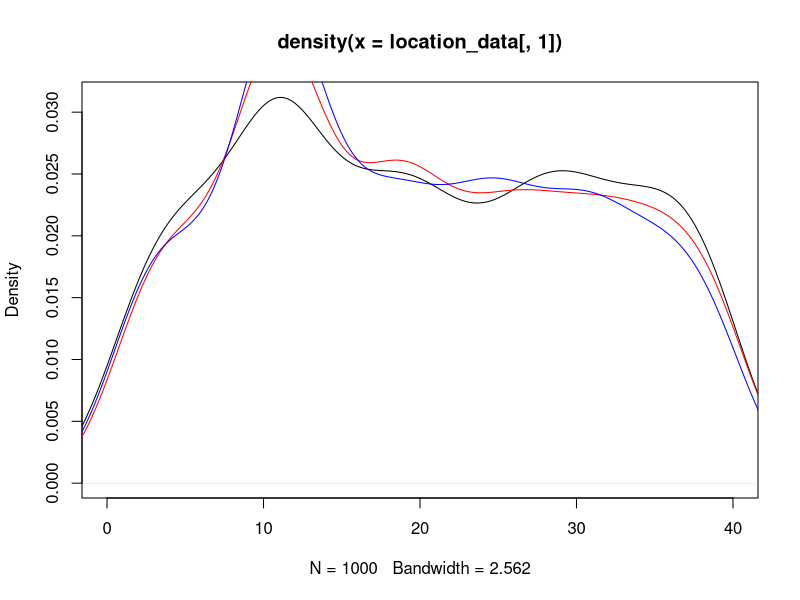
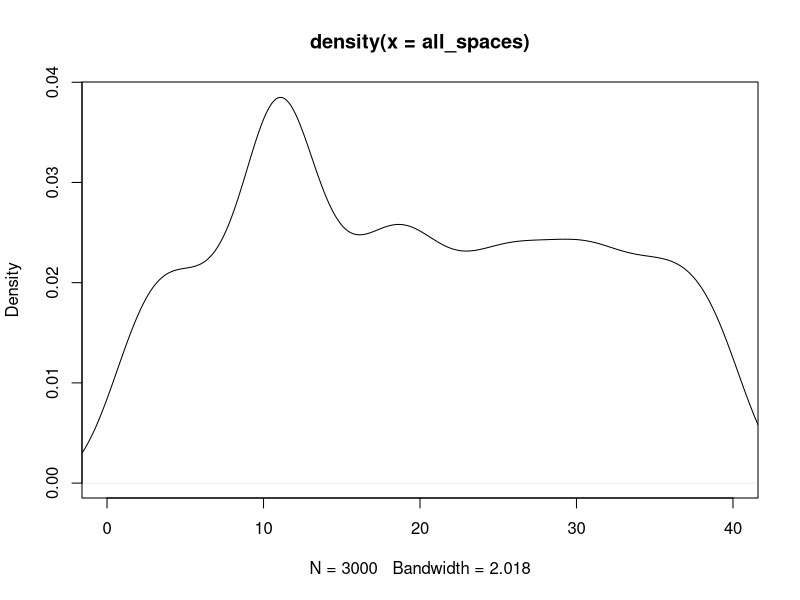
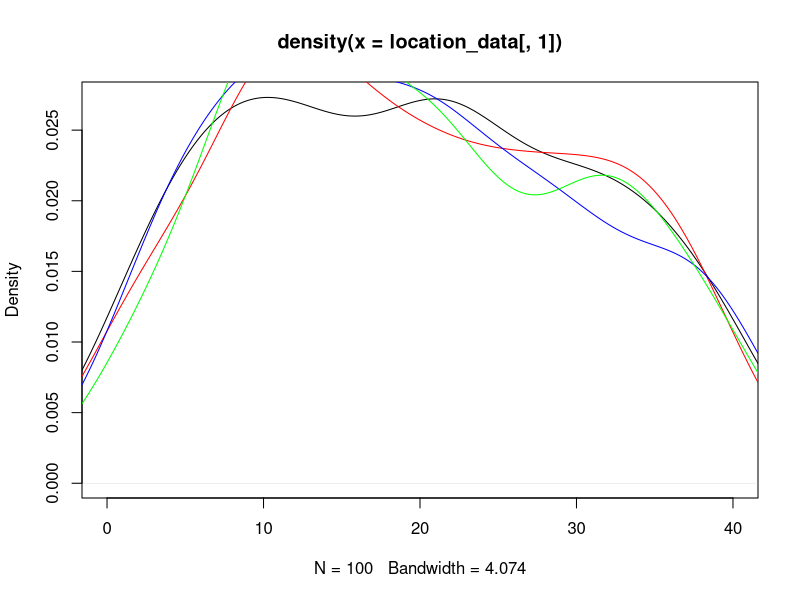
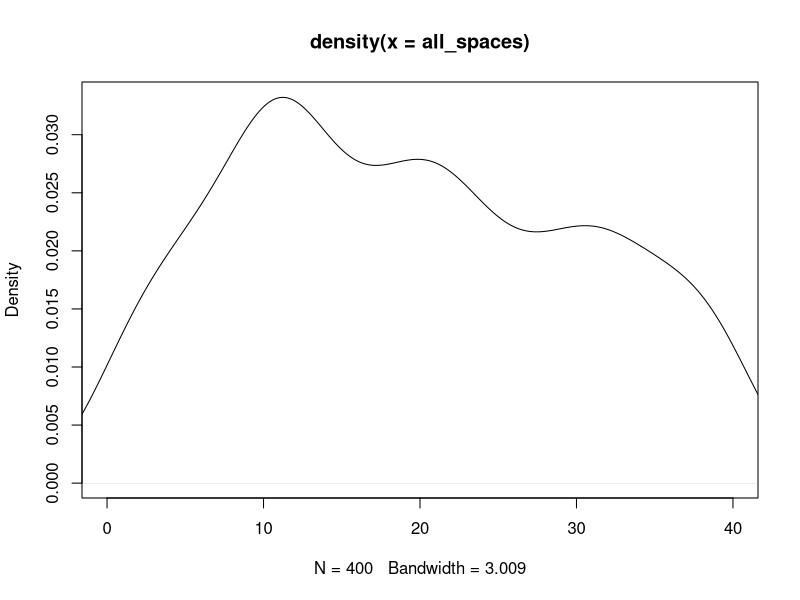

Source code (R) for these figures, in order:
## ---- chunk 1
knitr::opts_chunk$set(echo = TRUE)
## ---- chunk 2
#libraries
library(dplyr)
library(ggplot2)

## ---- chunk 3
#Kayleigh
##LET'S GET MOVING

monopolyBoard <- read.csv("MonopolyBoard.csv", header = T)
monopolyBoard

# Using dice rolls to determine where a player will land on the board
#input: "location"; a number 1-40; where the player is on the board
#output: the amount of spaces the player will move until they are on their new location

#note that this is only accounting for standard dice rolls, no special rules yet...

lets_move = function(location) {
  dice_roll_1 <- sample(1:6, 1, replace = TRUE)
  dice_roll_2 <- sample(1:6, 1, replace = TRUE)
  
  roll_total <- sum(dice_roll_1, dice_roll_2)
  roll_double <- dice_roll_1 == dice_roll_2
  
    location = location + roll_total
    
  if (location <= 40) {
    location = location
  } else {
    location = location - 40
  }
  
  space = monopolyBoard$name[monopolyBoard$spaces == location]
  
  print("You're moving forward...")
  print(roll_total)
  
  print("You're on space...")
  print(location)
  
  #print(space) #This prints out the name of the space that they land on. 
}

#testers
lets_move(1)
lets_move(25)
lets_move(38)
lets_move(40)



#A function to move players around the board and to play Monopoly!
#input: "turns"; the amount of turns we should take
#output: a player's new location on the board

lets_play = function(turns) {
  location = 1
  print("Starting Location: GO!")
  for (i in 1:turns) {
    location = lets_move(location)
  }
  print("You've landed on...")
  return(location)
}



lets_play(10) #tester #in this example if you look at a reference monopoly board and "walk" your way around the board with each move being the number in each output, you'll land on the space on the board corresponding to the final output (when counting "GO" as 1 and/or 40) 

#testers 
#"lets_move" and "lets_play" have both been edited to print out phrases for each roll and move to make it easier to determine how the player is moving. 
#"You're moving forward..." gives the player's roll
#"You're on space..." is the players position after 1 turn/"lets_move"
  # Later try to switch this print statement to the name of the spot that the player is on 
#"You've landed on..." gives the final location after running "lets_play" for "x" turns.
  # Later try to switch this print statement to the name of the spot that the player is on 

lets_play(3)
lets_play(10)


## ---- chunk 4
##CHANCE AND COMMUNITY CHEST CARDS
Card_Numbers <- c(1, 2, 3, 4, 5, 6, 7, 8, 9, 10, 11, 12, 13, 14, 15, 16)

Chance_Cards <- c("Advance to Boardwalk", "Advance to Go (Collect $200)", "Advance to Illinois Avenue. If you pass Go, collect $200", "Advance to St. Charles Place. If you pass Go, collect $200", "Advance to the nearest Railroad. If unowned, you may buy it from the Bank. If owned, pay owner twice the rental to which they are otherwise entitled", "Advance to the nearest Railroad. If unowned, you may buy it from the Bank. If owned, pay owner twice the rental to which they are otherwise entitled", "Advance token to nearest Utility. If unowned, you may buy it from the Bank. If owned, throw dice and pay owner a total ten times amount thrown", "Bank pays you dividend of $50", "Get Out of Jail Free", "Go Back 3 Spaces", "Go to Jail. Go directly to Jail, do not pass Go, do not collect $200", "Make general repairs on all your property. For each house pay $25. For each hotel pay $100", "Speeding fine $15", "Take a trip to Reading Railroad. If you pass Go, collect $200", "You have been elected Chairman of the Board. Pay each player $50", "Your building loan matures. Collect $150")

Chance <- data.frame(Chance_Cards, Card_Numbers)
Chance
##Chance cards to move a player to a new space:
  #1 -> Advance to Boardwalk (space 40)
  #2 -> Advance to Go (space 1)
  #3 -> Advance to Illinois Avenue (space 25)
  #4 -> Advance to St. Charles Place (space 12)
  #5 -> Advance to nearest Railroad (space(s) 6, 16, 26, 36)
  #6 -> Advance to nearest Railraod (space(s) 6, 16, 26, 36)
  #7 -> Advance to nearest Utility (space(s) 13, 29)
  #11 -> Go to Jail (space 11)
  #14 -> Take a trip to Reading Railroad (space 6)

Community_Chest_Cards <- c("Advance to Go (Collect $200)", "Bank error in your favor. Collect $200", "Doctor’s fee. Pay $50", "From sale of stock you get $50", "Get Out of Jail Free", "Go to Jail. Go directly to jail, do not pass Go, do not collect $200", "Holiday fund matures. Receive $100", "Income tax refund. Collect $20", "It is your birthday. Collect $10 from every player", "Life insurance matures. Collect $100", "Pay hospital fees of $100", "Pay school fees of $50", "Receive $25 consultancy fee", "You are assessed for street repair. $40 per house. $115 per hotel", "You have won second prize in a beauty contest. Collect $10", "You inherit $100")

Community_Chest <- data.frame(Community_Chest_Cards, Card_Numbers)
Community_Chest

##Community Chest Cards that move a player to a new space:
  #1 -> Advance to GO (space 1)
  #5 -> Go to Jail (space 11)


## ---- chunk 5
#Double Down -- addition of jail and double rolls
lets_move2 = function(location) {
  dice_roll_1 <- sample(1:6, 1, replace = TRUE)
  dice_roll_2 <- sample(1:6, 1, replace = TRUE)
  
  roll_total <- sum(dice_roll_1, dice_roll_2)
  roll_double <- dice_roll_1 == dice_roll_2
  
    location = location + roll_total # updates location to be previous location + roll total
    double3 = "false" # double3 is assigned "true" if the player double rolls 3x (as seen in if statement below), otherwise it is assigned "false" 
    
  # first double roll -> roll again
  if (roll_double == TRUE) {
    dice_roll_3 <- sample(1:6, 1, replace = TRUE)
    dice_roll_4 <- sample(1:6, 1, replace = TRUE)
    
    roll_total2 <- sum(dice_roll_3, dice_roll_4)
    roll_double2 <- dice_roll_3 == dice_roll_4
    
    location = location + roll_total2
    double3 = "false"
    
    # if player is at a location past 40, subtract 40 so they go back to the GO space at location "41"
    # this is included in each if statement below so that it applies if player has to roll again
    if (location <= 40) {
      location = location
    } else {
      location = location - 40
    }
     
      # second double roll -> roll again
      if (roll_double2 == TRUE) {
        dice_roll_5 <- sample(1:6, 1, replace = TRUE)
        dice_roll_6 <- sample(1:6, 1, replace = TRUE)
    
        roll_total3 <- sum(dice_roll_5, dice_roll_6)
        roll_double3 <- dice_roll_5 == dice_roll_6
    
        location = location + roll_total3
        double3 = "false"
        
        if (location <= 40) {
          location = location
        } else {
          location = location - 40
        }
        
        # third double roll -> go to jail
          if (roll_double3 == TRUE) {
            location = monopolyBoard$spaces[monopolyBoard$name == "Jail"]
            double3 = "true"
          }
      }
  }  
    
  if (location <= 40) {
    location = location
  } else {
    location = location - 40
  }
  
  listdata <- (list(location, double3)) # creates list for outputs "location" and "double3"
  # if you need to access location from this function, use lets_move2(location)[[1]]
  # if you need to access double3, use lets_move2(double3)[[2]]
  return(listdata)
  
}




lets_play2 = function(turns, players) {
  
  location_data <- as.data.frame(matrix(nrow = turns, ncol = players)) # dataframe will keep data for locations of players for each turn
  double3data <- as.data.frame(matrix(nrow = turns, ncol = players)) # dataframe will say "true" if player double rolled 3x (which lands them in jail) and "false" if they didn't double roll 3x
  
  for (j in 1:players) { # rotates through each player
    location = 1 # each player starts at location 1
    double3 = 0 # initializing "double3" which will be later assigned a "true" or "false" based on if player double rolled 3x
  
    for (i in 1:turns) { # iterates through number of turns
      
        location = lets_move2(location)[[1]] # takes location from lets_move2 function and assigns it to location
        location_data[i,j] <- as.integer(location) # puts location value into the dataframe of locations for each player
        double3data[i,j] <- lets_move2(double3)[[2]] # takes "true" or "false" value from double3 and adds it to double3data dataframe
        
      # deals with landing in jail from "go to jail" space and staying there for next 3 turns
      if (31 %in% location_data[i-1,j]) { # if you landed on 31 in the last turn (i-1 turn), you go to jail (space 11) for the ith turn
        location <- 11
        location_data[i,j] <- as.integer(location) # new location is 11
      } else if (11 %in% location_data[i-1,j] & 31 %in% location_data[i-2,j]) { # if you were on space 11 last turn AND you were on space 31 2 turns ago, you stay in jail (space 11) for turn i
        location <- 11
        location_data[i,j] <- as.integer(location)
      } else if (11 %in% location_data[i-2,j] & 31 %in% location_data[i-3,j]) {
        location <- 11
        location_data[i,j] <- as.integer(location)
      }
        
      # landing in jail from 3x double roll and staying there for next 3 turns
      if (11 %in% location_data[i,j] & "true" %in% double3data[i-1,j]) { # if player's location is 11 (jail) and double3data is"true" (player double rolled 3x), player stays in jail. all 3 if/else if statements keep player in jail for the next 3 turns
        location <- 11
        location_data[i,j] <- as.integer(location)
      } else if (11 %in% location_data[i-1,j] & "true" %in% double3data[i-2,j]) { # 
        location <- 11
        location_data[i,j] <- as.integer(location)
      } else if (11 %in% location_data[i-2,j] & "true" %in% double3data[i-3,j]) {
        location <- 11
        location_data[i,j] <- as.integer(location)
      }
        
    }
  }
  #print(location_data)
  
  # creates density plot of frequency of landing on each space for each player
  plot(density(location_data[,1]), xlim = c(0,40), col = "black")
  
  colors <- c("red", "blue", "green")
  
  for (k in 2:players) {
    lines(density(location_data[,k]), col = colors[k-1]) # adds a density line for each player after the first
  }
  
  # creates density plot for total frequency landing on each space (all players spaces included)
  all_spaces <- as.vector(as.matrix(location_data))
  plot(density(all_spaces), xlim = c(0,40), col = "black")
  
}
 
lets_play2(1000, 3)

## ---- chunk 6
#4 - Kayleigh and Maddie 
#Chance - spaces 8, 23, 37
#Community Chest - spaces 3, 18, 34


Drawing_Chance = function(location) {
  location = location
  draw_card <- sample(1:16, 1, replace = TRUE)
  player_card <- Chance$Chance_Cards[draw_card]
  print(player_card)

  
      if(draw_card == 1) {
        location = 1
      }
      
      if(draw_card == 2) {
        location = 1
      }
      
      if(draw_card == 3) {
        location = 25
      }
  
      if(draw_card == 4){
        location = 12
      }
    
      if(draw_card == 5){
        if(location >= 37 && location <= 5){
              location = 6
            } else {
              if (location >= 6 && location <= 15){
                location = 16
              } else {
                if(location >= 16 && location <= 25){
                  location = 26
                } else {
                  location = 36
                }
              }
            }
    }
  
    if(draw_card == 6){
        if(location >= 37 && location <= 5){
              location = 6
            } else {
              if (location >= 6 && location <= 15){
                location = 16
              } else {
                if(location >= 16 && location <= 25){
                  location = 26
                } else {
                  location = 36
                }
              }
            }
    }
  
    if(draw_card == 7){
        if(location >= 29 && location <= 12){
              location = 13
            } else {
              location = 29
    }
  }
  
    if(draw_card == 11) {
      location = 11
    }
  
    if(draw_card == 14) {
      location = 6
    }
  
    if(draw_card == 10) {
      location = location - 3
    }
  
    location = location
    return(location)
}



Drawing_Community_Chest = function(location) {
  location = location
  draw_card_chest <- sample(1:16, 1, replace = TRUE)
  player_card_chest <- Community_Chest$Community_Chest_Cards[draw_card_chest]
  print(player_card_chest)
  print(location)
  
  if (draw_card_chest == 1) {
    location = 1
  } else {
    if (draw_card_chest == 6) {
    location = 11
    } else {
      location = location
    }
  
  }
  
  location = location 
  return(location)
}



lets_move3 = function(location) {
  dice_roll_1 <- sample(1:6, 1, replace = TRUE)
  dice_roll_2 <- sample(1:6, 1, replace = TRUE)
  
  roll_total <- sum(dice_roll_1, dice_roll_2)
  roll_double <- dice_roll_1 == dice_roll_2
  
    location = location + roll_total
    double3 = "false"
  
  print("your roll total is...")
  print(roll_total)

  if (location <= 40) {
      location = location
  } else {
      location = location - 40
  }
   
  print("your location is...")
  print(location)
  
  if(location == 8 || location == 23 || location == 27) {
    location = Drawing_Chance(location)
    print("your location is...")
    print(location)
  }
  
  if(location == 3 || location == 18 || location == 34) {
    location = Drawing_Community_Chest(location)
    print("your location is...")
    print(location)
  }
    
  # first double roll -> roll again
  if (roll_double == TRUE) {
    dice_roll_3 <- sample(1:6, 1, replace = TRUE)
    dice_roll_4 <- sample(1:6, 1, replace = TRUE)
    
    roll_total2 <- sum(dice_roll_3, dice_roll_4)
    roll_double2 <- dice_roll_3 == dice_roll_4
    
    location = location + roll_total2
    double3 = "false"
    print("1 double")
    
    if (location <= 40) {
      location = location
    } else {
      location = location - 40
    }
    
    
    if(location == 8 || location == 23 || location == 27) {
    location = Drawing_Chance(location)
    }
  
  if(location == 3 || location == 18 || location == 34) {
    location = Drawing_Community_Chest(location)
    }
     
      # second double roll -> roll again
      if (roll_double2 == TRUE) {
        dice_roll_5 <- sample(1:6, 1, replace = TRUE)
        dice_roll_6 <- sample(1:6, 1, replace = TRUE)
    
        roll_total3 <- sum(dice_roll_5, dice_roll_6)
        roll_double3 <- dice_roll_5 == dice_roll_6
    
        location = location + roll_total3
        double3 = "false"
        print("2 doubles")
        
        if (location <= 40) {
          location = location
        } else {
          location = location - 40
        }
        
        if(location == 8 || location == 23 || location == 27) {
          location = Drawing_Chance(location)
        }
  
        if(location == 3 || location == 18 || location == 34) {
          location = Drawing_Community_Chest(location)
         
        }
        
        # third double roll -> go to jail
          if (roll_double3 == TRUE) {
            location = monopolyBoard$spaces[monopolyBoard$name == "Jail"]
            double3 = "true"
            print("three doubles")
          }
      }
  }  
   
  location = location 
  
  print("your location is...")
  print(location)
  listdata <- (list(location, double3))
  return(listdata)
  
}



lets_play3 = function(turns, players) {
  
  location_data <- as.data.frame(matrix(nrow = turns, ncol = players))
  double3data <- as.data.frame(matrix(nrow = turns, ncol = players))
  
  for (j in 1:players) {
    location = 1
    double3 = 0
  
    for (i in 1:turns) {
      
        location = lets_move3(location)[[1]]
        location_data[i,j] <- as.integer(location)
        double3data[i,j] <- lets_move3(double3)[[2]]
        
      # deals with landing in jail from "go to jail" space and staying there for next 3 turns
      if (31 %in% location_data[i-1,j]) { # if you land on 31 (go to jail), next location is in jail (space 11)
        location <- 11
        location_data[i,j] <- as.integer(location)
      } else if (11 %in% location_data[i-1,j] & 31 %in% location_data[i-2,j]) {
        location <- 11
        location_data[i,j] <- as.integer(location)
      } else if (11 %in% location_data[i-2,j] & 31 %in% location_data[i-3,j]) {
        location <- 11
        location_data[i,j] <- as.integer(location)
      }
        
      # landing in jail from 3x double roll and staying there for next 3 turns
      if (11 %in% location_data[i,j] & "true" %in% double3data[i-1,j]) { # "true" means player double rolled 3x -> jail
        location <- 11
        location_data[i,j] <- as.integer(location)
      } else if (11 %in% location_data[i-1,j] & "true" %in% double3data[i-2,j]) { # 
        location <- 11
        location_data[i,j] <- as.integer(location)
      } else if (11 %in% location_data[i-2,j] & "true" %in% double3data[i-3,j]) {
        location <- 11
        location_data[i,j] <- as.integer(location)
      }
        
    }
  }
  print(location_data)
  print(double3data)


  
  # creates density plot of frequency of landing on each space for each player
  plot(density(location_data[,1]), xlim = c(0,40), col = "black")
  
  colors <- c("red", "blue", "green")
  
  for (k in 2:players) {
    lines(density(location_data[,k]), col = colors[k-1]) # adds a density line for each player after the first
  }
  
  # creates density plot for total frequency landing on each space (all players spaces included)
  all_spaces <- as.vector(as.matrix(location_data))
  plot(density(all_spaces), xlim = c(0,40), col = "black")
  
}


lets_play3(100, 4)
## ---- chunk 7

